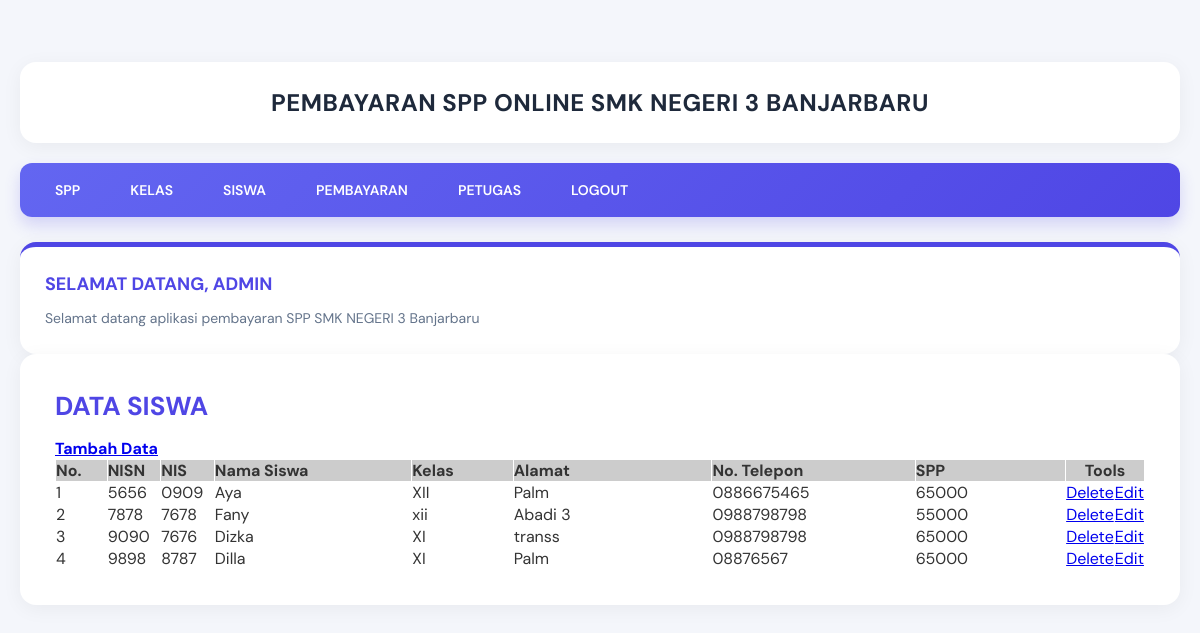
Screenshot of /admin/halaman_admin.php?open=data_siswa (signed in) with the database file from the repository.
### tables this page shows
CREATE TABLE `siswa` (
  `nisn` varchar(10) NOT NULL,
  `nis` varchar(8) NOT NULL,
  `nama` varchar(35) NOT NULL,
  `id_kelas` varchar(11) NOT NULL,
  `alamat` text NOT NULL,
  `no_telp` varchar(15) NOT NULL,
  `id_spp` varchar(5) NOT NULL,
  `jenis_kelamin` enum('Laki-laki','Perempuan') DEFAULT NULL
);

CREATE TABLE `kelas` (
  `id_kelas` varchar(5) NOT NULL,
  `nama_kelas` varchar(10) NOT NULL,
  `kompetensi_keahlian` varchar(30) NOT NULL
);

CREATE TABLE `spp` (
  `id_spp` varchar(5) NOT NULL,
  `tahun` int(4) NOT NULL,
  `nominal` int(10) NOT NULL
);

### admin/data_siswa.php (the view)
<?php
include_once "../src/koneksi.php";
?>
<h1><b>DATA SISWA  </b></h1>
<h4> <a href="?open=tambah_siswa">  Tambah Data</a> </h3>
<table  cellspacing="1" cellpadding="3">
    <tr>
        <td width="5%" bgcolor="#CCCCCC"><b>No.</b></td>
        <td width="5%" bgcolor="#CCCCCC"><b>NISN</b></td>
        <td width="5%" bgcolor="#CCCCCC"><b>NIS</b></td>
        <td width="20%" bgcolor="#CCCCCC"><b>Nama Siswa </b></td>
        <td width="10%" bgcolor="#CCCCCC"><b>Kelas</b></td>
        <td width="20%" bgcolor="#CCCCCC"><b>Alamat</b></td>
        <td width="20%" bgcolor="#CCCCCC"><b>No. Telepon</b></td>
        <td width="30%" bgcolor="#CCCCCC"><b>SPP</b></td>
        <td colspan="2" align="center" bgcolor="#CCCCCC"><b>Tools</b></td>
    </tr>
<?php
$sql = mysqli_query($koneksi, "SELECT * FROM kelas JOIN siswa
on kelas.id_kelas = siswa.id_kelas JOIN spp on siswa.id_spp = spp.id_spp");
$nomor = 0;
while ($data = mysqli_fetch_array($sql)) {
    $nomor++;
?>
    <tr>
        <td> <?php echo $nomor; ?> </td>
        <td> <?php echo $data['nisn']; ?> </td>
        <td> <?php echo $data['nis']; ?> </td>
        <td> <?php echo $data['nama']; ?> </td>
        <td> <?php echo $data['nama_kelas']; ?> </td>
        <td> <?php echo $data['alamat']; ?> </td>
        <td> <?php echo $data['no_telp']; ?> </td>
        <td> <?php echo $data['nominal']; ?> </td>
        <td width="9%" align="center"><a href="?open=hapus_siswa&nisn=<?php echo $data['nisn']; ?>"
            target="_self" onclick="return confirm('YAKIN INGIN MENGHAPUS DATA SISWA INI... ?')"> Delete</a></td>
        <td width="9%" align="center"><a href="?open=edit_siswa&nisn=<?php echo $data['nisn']; ?>"
            target="_self">Edit</a></td>
    </tr>
<?php } ?>
</table>

### src/style.css (style rules this page uses)
* { margin: 0; padding: 0; box-sizing: border-box; font-family: 'DM Sans', sans-serif; }
body { background-color: #f4f6fb; color: #333; padding: 20px; min-height: 100vh; }
.blog h1 { color: #4f46e5; font-size: 26px; margin-bottom: 15px; }

### rows the page displays
siswa: nisn "5656", nis "0909", nama "Aya", id_kelas.nama_kelas "XII", alamat "Palm", no_telp "0886675465", id_spp.nominal "65000"
siswa: nisn "7878", nis "7678", nama "Fany", id_kelas.nama_kelas "xii", alamat "Abadi 3", no_telp "0988798798", id_spp.nominal "55000"
siswa: nisn "9090", nis "7676", nama "Dizka", id_kelas.nama_kelas "XI", alamat "transs", no_telp "0988798798", id_spp.nominal "65000"
siswa: nisn "9898", nis "8787", nama "Dilla", id_kelas.nama_kelas "XI", alamat "Palm", no_telp "08876567", id_spp.nominal "65000"

### other values shown
$_SESSION['username'] "ADMIN"
